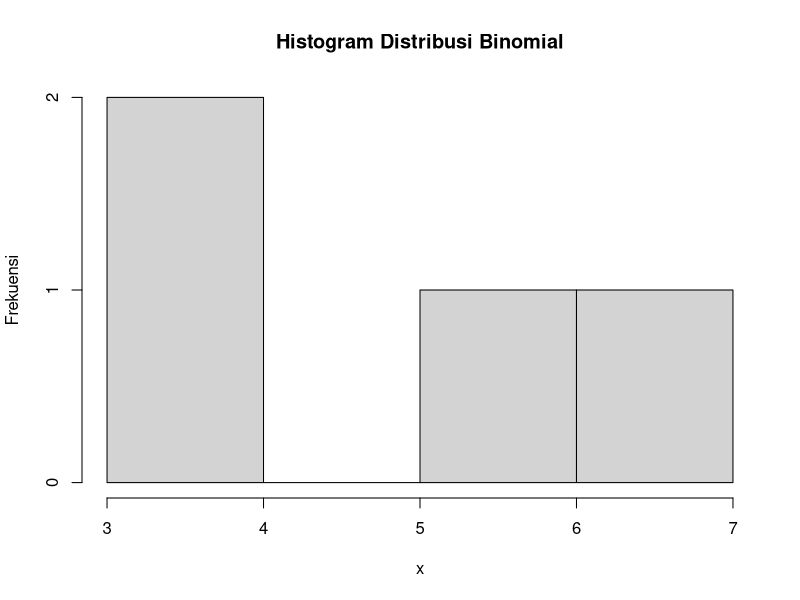

R code for this plot:
n = 20
p = 0.2
x = 4

# 2a
dbinom(x, n, prob = p)

# 2b
hist(rbinom(x, n, prob = p), xlab =  "x", ylab = "Frekuensi", main = "Histogram Distribusi Binomial")

# 2c
rataan = n * p
rataan
varian = n * p * (1 - p)
varian
